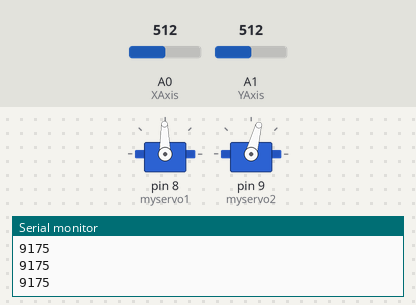
A sketch run on a simulated Arduino Uno, built with avr-gcc and run on an emulated ATmega328P. Shown: 2 × servo, the last lines printed to the serial monitor. The test bench sets the inputs (shaded band); at power-on: A0 (XAxis) = 512, A1 (YAxis) = 512.

Above: at 1.2 s.
1.3 s: A0 (XAxis) set to 716
At 2.5 s:
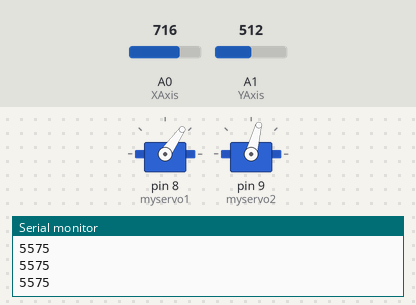
2.8 s: A1 (YAxis) set to 716
At 3.7 s:
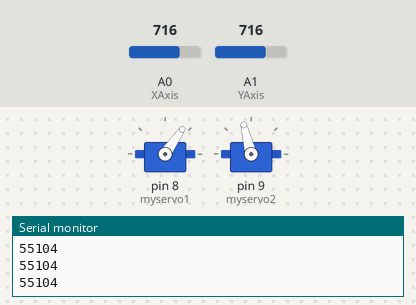
4.3 s: A0 (XAxis) set to 900
At 4.9 s:
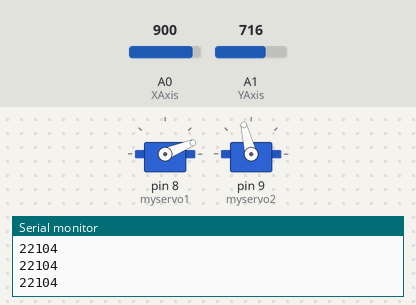
5.8 s: A1 (YAxis) set to 900
At 7.0 s:
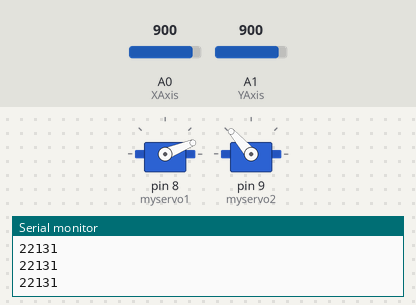
7.3 s: A0 (XAxis) set to 1023
At 8.3 s:
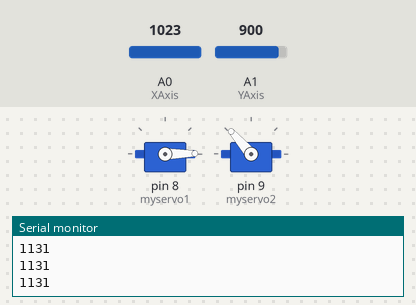
8.8 s: A1 (YAxis) set to 1023
At 9.3 s:
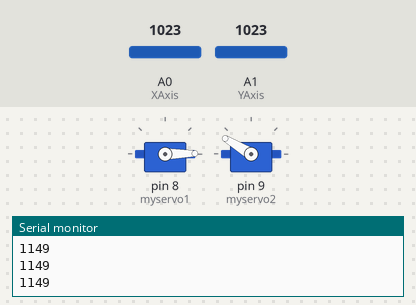
Timing chart, 0 to 11.3 s (numbered marks = the images above; inputs shaded):
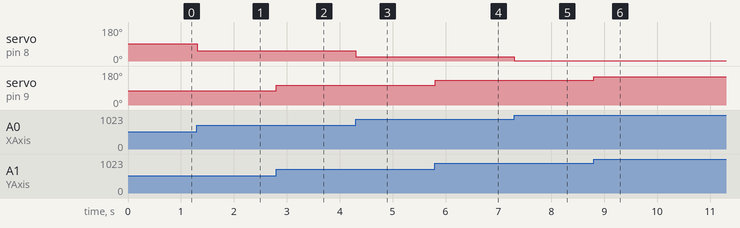

The sketch:

camera.ino
```cpp
#include <Servo.h>

Servo myservo1;
Servo myservo2;

int YAxis = 1;
int XAxis = 0;

void setup() {
    Serial.begin(9600);
    pinMode(XAxis, INPUT);
    myservo1.attach(8);
    pinMode(YAxis, INPUT);
    myservo2.attach(9);
}
void loop() {
    int X=analogRead(XAxis);
    X=X*0.1756;
    X=180-X;
    myservo1.write(X);

    int Y=analogRead(YAxis);
    Y=Y*0.1466;
    myservo2.write(Y);

    Serial.print(X);
    Serial.println(Y);
}
```

Measured:
- after the input at 1.3 s, servo on pin 8 (myservo1): 91° → 55° at once
- after the input at 2.8 s, servo on pin 9 (myservo2): 75° → 104° at once
- after the input at 4.3 s, servo on pin 8 (myservo1): 55° → 22° at once
- after the input at 5.8 s, servo on pin 9 (myservo2): 104° → 131° at once
- after the input at 7.3 s, servo on pin 8 (myservo1): 22° → 1° at once
- after the input at 8.8 s, servo on pin 9 (myservo2): 131° → 149° at once
